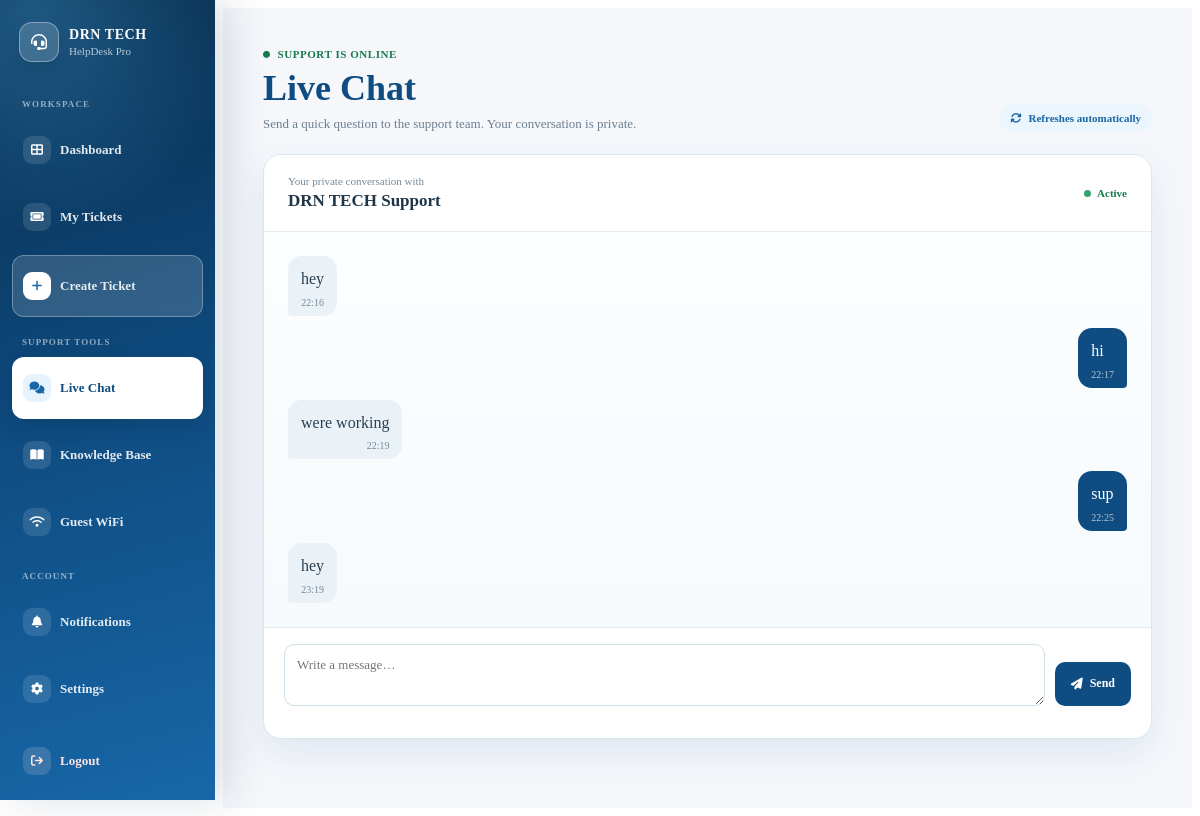
The app's page /chat (signed in) with its own data.
### app.py (models this page shows, shortened)
class ChatMessage(db.Model):
    id = db.Column(
        db.Integer,
        primary_key=True,
    )
    message = db.Column(
        db.Text,
        nullable=False,
    )
    is_read = db.Column(
        db.Boolean,
        default=False,
        nullable=False,
    )
    created_at = db.Column(
        db.DateTime,
        default=datetime.utcnow,
        nullable=False,
    )
    conversation_id = db.Column(
        db.Integer,
        db.ForeignKey("chat_conversation.id"),
        nullable=False,
        index=True,
    )
    sender_id = db.Column(
        db.Integer,
        db.ForeignKey("user.id"),
        nullable=False,
    )
    conversation = db.relationship(
        "ChatConversation",
        backref=db.backref(
            "messages",
            lazy=True,
            cascade="all, delete-orphan",
        ),
    )
    sender = db.relationship("User")

### app.py (the view)
@app.route("/chat")
@login_required
def chat():
    conversations = []
    active_conversation = None
    if current_user.is_admin:
        conversations = ChatConversation.query.order_by(
            ChatConversation.last_message_at.desc(),
        ).all()
        conversation_id = request.args.get(
            "conversation",
            type=int,
        )
        if conversation_id:
            active_conversation = ChatConversation.query.get_or_404(
                conversation_id
            )
        elif conversations:
            active_conversation = conversations[0]
    else:
        active_conversation = ChatConversation.query.filter_by(
            user_id=current_user.id,
        ).first()
        if active_conversation is None:
            active_conversation = ChatConversation(
                user_id=current_user.id,
            )
            db.session.add(active_conversation)
            db.session.commit()
    messages = []
    if active_conversation:
        messages = ChatMessage.query.filter_by(
            conversation_id=active_conversation.id,
        ).order_by(
            ChatMessage.created_at.asc(),
        ).all()
        ChatMessage.query.filter(
            ChatMessage.conversation_id == active_conversation.id,
            ChatMessage.sender_id != current_user.id,
            ChatMessage.is_read.is_(False),
        ).update(
            {"is_read": True},
            synchronize_session=False,
        )
        db.session.commit()
    return render_template(
        "chat.html",
        conversations=conversations,
        active_conversation=active_conversation,
        messages=messages,
    )

### app.py (called while the page is built)
@login_manager.user_loader
def load_user(user_id):
    user = db.session.get(User, int(user_id))
    if not user:
        return None
    if not user.is_active:
        return None
    return user

def get_csrf_token():
    csrf_token = session.get("_csrf_token")
    if not csrf_token:
        csrf_token = token_urlsafe(32)
        session["_csrf_token"] = csrf_token
    return csrf_token

@app.before_request
def protect_post_requests():
    if request.method == "POST":
        validate_csrf_token()

@app.context_processor
def inject_notification_count():
    if not current_user.is_authenticated:
        return {
            "csrf_token": get_csrf_token(),
            "unread_notification_count": 0,
        }
    unread_notification_count = Notification.query.filter_by(
        recipient_id=current_user.id,
        is_read=False,
    ).count()
    return {
        "csrf_token": get_csrf_token(),
        "unread_notification_count": unread_notification_count,
    }

### templates/chat.html (shortened to what this page needs)
{% extends "base.html" %}
{% block content %}
<section class="chat-page" data-chat-page>
    <header class="chat-page-header">
        <div>
            <span class="chat-eyebrow">
                <i class="fa-solid fa-circle" aria-hidden="true"></i>
                Support is online
            </span>
            <h1>Live Chat</h1>
            <p>
                {% if current_user.is_admin %}
                    Reply to staff questions from one shared support inbox.
                {% else %}
                    Send a quick question to the support team. Your conversation is private.
                {% endif %}
            </p>
        </div>
        <span class="chat-refresh-status">
            <i class="fa-solid fa-rotate" aria-hidden="true"></i>
            Refreshes automatically
        </span>
    </header>
    <div class="chat-workspace {% if current_user.is_admin %}chat-workspace-admin{% endif %}">
        <div class="chat-panel">
            {% if active_conversation %}
                <div class="chat-panel-header">
                    <div>
                        <span class="chat-panel-label">
                            {% if current_user.is_admin %}
                                Chatting with
                            {% else %}
                                Your private conversation with
                            {% endif %}
                        </span>
                        <h2>
                            {% if current_user.is_admin %}
                                {{ active_conversation.user.username }}
                            {% else %}
                                DRN TECH Support
                            {% endif %}
                        </h2>
                    </div>
                    <span class="chat-online-indicator">
                        <span aria-hidden="true"></span>
                        Active
                    </span>
                </div>
                <div class="chat-message-list" aria-live="polite">
                    {% if messages %}
                        {% for chat_message in messages %}
                            <article class="chat-message {% if chat_message.sender_id == current_user.id %}chat-message-own{% else %}chat-message-other{% endif %}">
                                <div class="chat-message-bubble">
                                    <p>{{ chat_message.message }}</p>
                                    <time datetime="{{ chat_message.created_at.isoformat() }}">
                                        {{ chat_message.created_at.strftime('%H:%M') }}
                                    </time>
                                </div>
                            </article>
                        {% endfor %}
                    {% endif %}
                </div>
                <form method="POST" action="{{ url_for('send_chat_message') }}" class="chat-composer">
                    <textarea
                        id="message"
                        name="message"
                        rows="2"
                        maxlength="2000"
                        placeholder="Write a message…"
                        required
                    ></textarea>
                    <button type="submit" class="chat-send-button">
                        <i class="fa-solid fa-paper-plane" aria-hidden="true"></i>
                        Send
                    </button>
                </form>
            {% else %}
                <div class="chat-no-conversation">
                    <i class="fa-regular fa-comments" aria-hidden="true"></i>
                    <h2>No active conversations</h2>
                    <p>When a staff member starts a chat, it will appear in this inbox.</p>
                </div>
            {% endif %}
        </div>
    </div>
</section>
{% endblock %}

### static/css/dashboard.css (style rules this page uses)
.chat-page { width: min(100%, 1100px); margin: 0 auto; }
.chat-page-header { display: flex; align-items: flex-end; justify-content: space-between; gap: 24px; margin-bottom: 22px; }
.chat-eyebrow { display: inline-flex; align-items: center; gap: 7px; color: #18794e; font-size: 11px; font-weight: 800; letter-spacing: 0.05em; text-transform: uppercase; }
.chat-eyebrow i { font-size: 7px; }
.chat-page-header h1 { margin: 7px 0 0; color: #0F4C81; font-size: clamp(28px, 4vw, 36px); }
.chat-page-header p { margin: 7px 0 0; color: #6c7f90; font-size: 13px; }
.chat-refresh-status { display: inline-flex; align-items: center; gap: 7px; padding: 8px 11px; border-radius: 999px; background: #eaf5fc; color: #1767A8; font-size: 11px; font-weight: 750; white-space: nowrap; }
.chat-workspace { min-height: 580px; overflow: hidden; border: 1px solid #dbe7ef; border-radius: 18px; background: #ffffff; box-shadow: 0 15px 38px rgba(15, 76, 129, 0.09); }
.chat-inbox-header, .chat-panel-header { display: flex; align-items: center; justify-content: space-between; gap: 14px; }
.chat-inbox-header h2, .chat-panel-header h2 { margin: 0; color: #203647; font-size: 17px; }
.chat-panel { display: flex; flex-direction: column; min-height: 580px; }
.chat-panel-header { padding: 20px 24px; border-bottom: 1px solid #e1ebf1; }
.chat-panel-label { display: block; margin-bottom: 4px; color: #778998; font-size: 11px; }
.chat-online-indicator { display: inline-flex; align-items: center; gap: 6px; color: #18794e; font-size: 11px; font-weight: 750; }
.chat-online-indicator > span { width: 7px; height: 7px; border-radius: 50%; background: #30a46c; }
.chat-message-list { display: flex; flex: 1; flex-direction: column; gap: 12px; padding: 24px; overflow-y: auto; background: linear-gradient(180deg, #fcfeff 0%, #f6fafc 100%); }
.chat-message { display: flex; }
.chat-message-own { justify-content: flex-end; }
.chat-message-bubble { max-width: min(78%, 560px); padding: 11px 13px 8px; border-radius: 14px 14px 14px 4px; background: #eaf2f7; color: #294051; }
.chat-message-own .chat-message-bubble { border-radius: 14px 14px 4px 14px; background: #0F4C81; color: #ffffff; }
.chat-message-bubble p { margin: 0; line-height: 1.55; white-space: pre-wrap; word-break: break-word; }
.chat-message-bubble time { display: block; margin-top: 5px; color: #738999; font-size: 10px; text-align: right; }
.chat-message-own .chat-message-bubble time { color: rgba(255, 255, 255, 0.68); }
.chat-composer { display: grid; grid-template-columns: minmax(0, 1fr) auto; align-items: end; gap: 10px; padding: 16px 20px; border-top: 1px solid #e1ebf1; background: #ffffff; }
.chat-composer textarea { width: 100%; min-height: 44px; max-height: 120px; padding: 11px 12px; box-sizing: border-box; border: 1px solid #cfdde7; border-radius: 10px; color: #2e4353; font: inherit; font-size: 13px; line-height: 1.45; resize: vertical; }
.chat-send-button { display: inline-flex; align-items: center; justify-content: center; gap: 7px; min-height: 44px; padding: 0 16px; border: 0; border-radius: 10px; background: #0F4C81; color: #ffffff; font: inherit; font-size: 12px; font-weight: 750; cursor: pointer; }

### records on screen
ChatMessage: message "hey", created_at "22:16"
ChatMessage: message "hi", created_at "22:17"
ChatMessage: message "were working", created_at "22:19"
ChatMessage: message "sup", created_at "22:25"
ChatMessage: message "hey", created_at "23:19"
